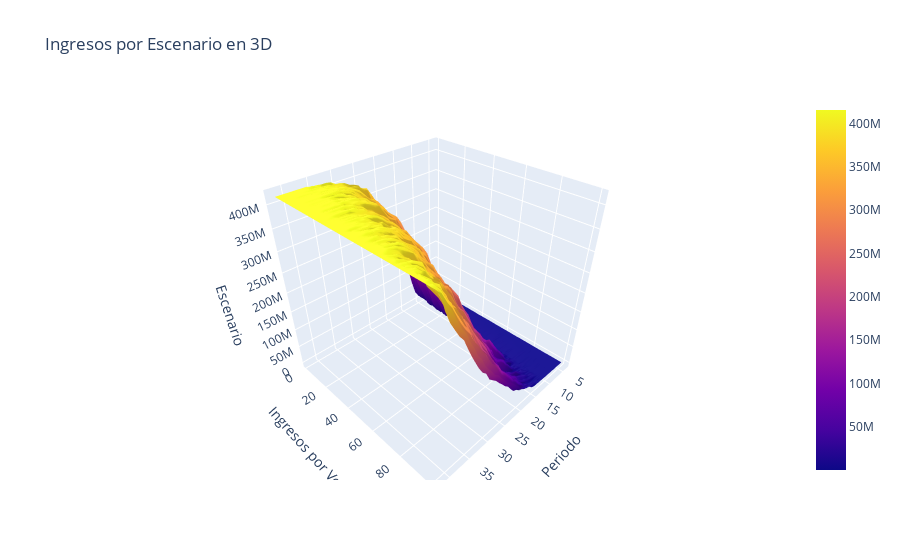

Notebook code for this chart:
### Code cell
# Crear la figura 3D
fig3D = go.Figure(data=[go.Surface(z=z_values, x=periodos, y=escenarios)])

# Configuración de los ejes
fig3D.update_layout(
    scene=dict(
        xaxis_title='Periodo',
        yaxis_title='Ingresos por Venta',
        zaxis_title='Escenario'
    ),
    title='Ingresos por Escenario en 3D',
)

# Mostrar la gráfica
fig3D.show()

### Figure 1 — Plotly figure (JSON) as saved in the notebook; plotly's stock layout.template omitted (floating-point values rounded to 4 significant figures; data arrays with more than 128 entries replaced by an {"elided": "..."} marker saying what was removed)
{"data": [{"type": "surface", "x": [4, 5, 6, 7, 8, 9, 10, 11, 12, 13, 14, 15, 16, 17, 18, 19, 20, 21, 22, 23, 24, 25, 26, 27, 28, 29, 30, 31, 32, 33, 34, 35, 36, 37, 38, 39, 40, 41, 42], "y": [1, 2, 3, 4, 5, 6, 7, 8, 9, 10, 11, 12, 13, 14, 15, 16, 17, 18, 19, 20, 21, 22, 23, 24, 25, 26, 27, 28, 29, 30, 31, 32, 33, 34, 35, 36, 37, 38, 39, 40, 41, 42, 43, 44, 45, 46, 47, 48, 49, 50, 51, 52, 53, 54, 55, 56, 57, 58, 59, 60, 61, 62, 63, 64, 65, 66, 67, 68, 69, 70, 71, 72, 73, 74, 75, 76, 77, 78, 79, 80, 81, 82, 83, 84, 85, 86, 87, 88, 89, 90, 91, 92, 93, 94, 95, 96, 97, 98, 99, 100], "z": {"elided": "100x39 float values"}}], "layout": {"scene": {"xaxis": {"title": {"text": "Periodo"}}, "yaxis": {"title": {"text": "Ingresos por Venta"}}, "zaxis": {"title": {"text": "Escenario"}}}, "title": {"text": "Ingresos por Escenario en 3D"}}}
